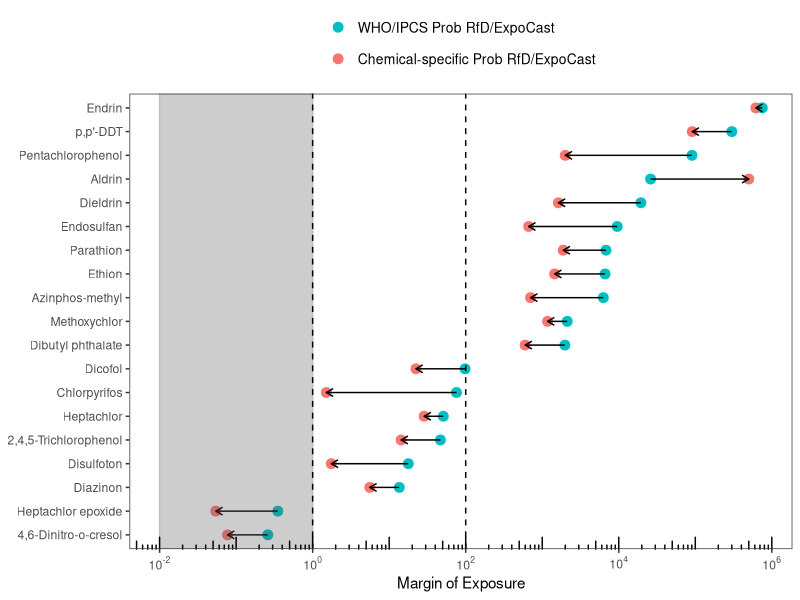
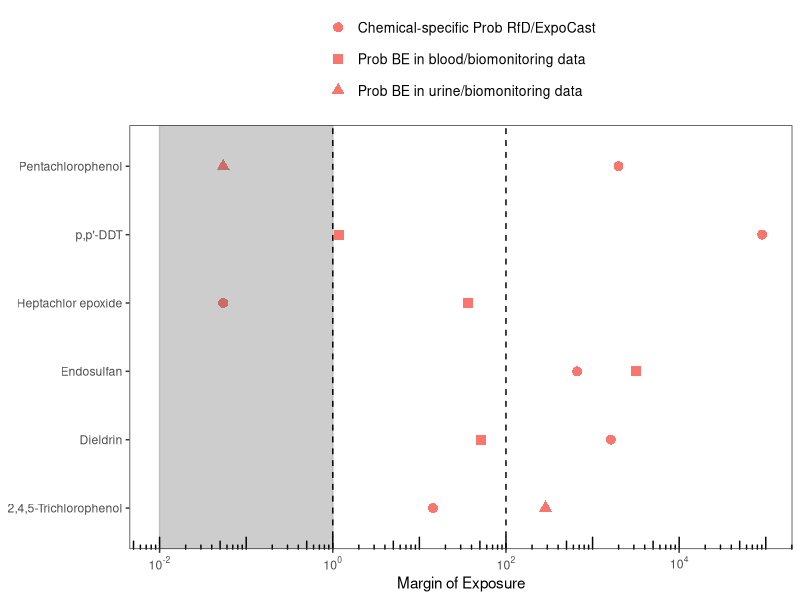
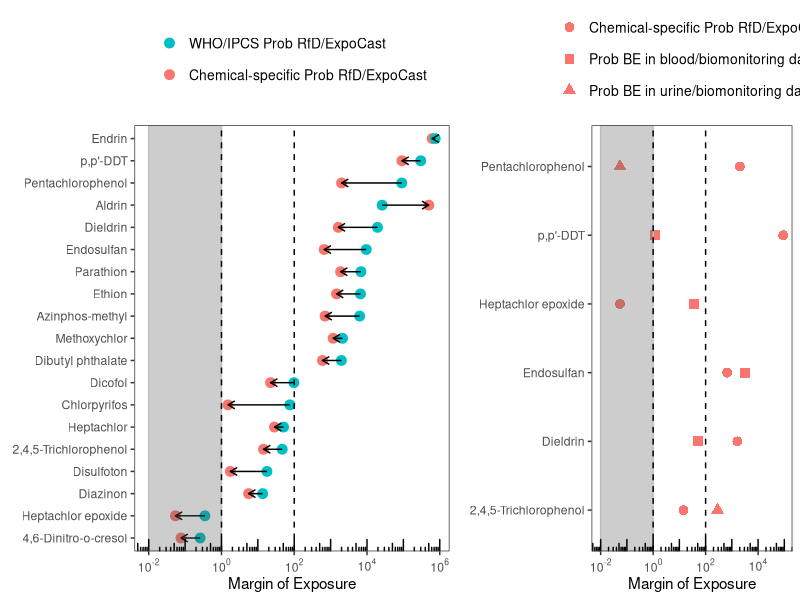

Source code (R) for these figures, in order: (Note: this script raises an error after producing the figures.)
library(dplyr)
library(ggplot2)
library(ggpubr)

expo <- read.csv("expocast upper bound.csv")

##HDMI and expocast
who.hdmi.quan <- read.csv("WHO approximate HDMI quantile.csv")
cs.hdmi.quan <- read.csv("HDMI quantile.csv")

who.hdmi.quan$name <- "WHO/IPCS"
cs.hdmi.quan$name <- "chemical-specific"

hdmi.quan.bind <- merge(cs.hdmi.quan, who.hdmi.quan, by="CAS")
hdmi.quan.bind.df <- hdmi.quan.bind[-c(5,7,17,18,23,26),]
cs.hdmi.quan.df <- data.frame(CAS=hdmi.quan.bind.df$CAS, endpoint=hdmi.quan.bind.df$endpoint.x,
                              probRfD=hdmi.quan.bind.df$X5..x, name=hdmi.quan.bind.df$name.x)
cs.hdmi.expo <- merge(cs.hdmi.quan.df, expo, by="CAS")
cs.hdmi.expo$MOE <- with(cs.hdmi.expo, probRfD/expocast)
cs.hdmi.expo.df <- cs.hdmi.expo %>% group_by(CAS) %>% slice(which.min(probRfD))

who.hdmi.quan.df <- data.frame(CAS=hdmi.quan.bind.df$CAS, endpoint=hdmi.quan.bind.df$endpoint.x,
                               probRfD=hdmi.quan.bind.df$X5..y, name=hdmi.quan.bind.df$name.y)
who.hdmi.expo <- merge(who.hdmi.quan.df, expo, by="CAS")
who.hdmi.expo$MOE <- with(who.hdmi.expo, probRfD/expocast)
who.hdmi.expo.df <- who.hdmi.expo %>% group_by(CAS) %>% slice(which.min(probRfD))

hdmi.expo <- rbind(cs.hdmi.expo.df, who.hdmi.expo.df)
hdmi.expo$reorder <- hdmi.expo$MOE
hdmi.expo[1:19,8] <- hdmi.expo[20:38, 8]

expo.moe.plot <- ggplot()+
  geom_point(data=hdmi.expo, aes(x=MOE, y=reorder(Chemical, reorder), color=name), size=3)+
  geom_segment(aes(x =who.hdmi.expo.df$MOE , y = who.hdmi.expo.df$Chemical, xend = cs.hdmi.expo.df$MOE, yend = cs.hdmi.expo.df$Chemical),
               arrow = arrow(length = unit(0.2, "cm")))+
  geom_rect(aes(xmin = 1e-02, xmax = 1, ymin = -Inf, ymax = Inf), color="gray", alpha=0.3)+
  geom_vline(xintercept=1, color="black", linetype="dashed")+
  geom_vline(xintercept=100, color="black", linetype="dashed")+
  scale_x_log10(breaks = scales::trans_breaks("log10", function(x) 10^x),
                labels = scales::trans_format("log10", scales::math_format(10^.x)))+
  theme_bw()+
  theme(axis.title.y = element_blank(), 
        legend.title = element_blank(), legend.position = "top", legend.text = element_text(size = 10),
        panel.grid.major = element_blank(), panel.grid.minor = element_blank())+
  xlab("Margin of Exposure")+
  scale_color_discrete(breaks=c("WHO/IPCS","chemical-specific"),
                       labels=c("WHO/IPCS Prob RfD/ExpoCast","Chemical-specific Prob RfD/ExpoCast"))+
  guides(color = guide_legend(nrow = 2))+
  annotation_logticks(sides="b")
print(expo.moe.plot)

#combine HDMI, BE and exposure data
##biomonitoring data MOE
bio.data <- read.csv("bimonitoring data.csv")
be_b.quan <- read.csv("BEMI blood quantile.csv")
be_b.quan.df <- be_b.quan %>% group_by(CAS) %>% slice(which.min(X5.))

be_u.quan <- read.csv("BEMI urine quantile.csv")
be_u.quan.df <- be_u.quan %>% group_by(CAS) %>% slice(which.min(X5.))

bio.be_b <- merge(bio.data[1:4,], be_b.quan.df, by="CAS")
bio.be_u <- merge(bio.data[5:6,], be_u.quan.df, by="CAS")

bio.be_b$MOE <- with(bio.be_b, X5./biomonitoring.value)
bio.be_u$MOE <- with(bio.be_u, X5./biomonitoring.value)

bio.be_b$name <- "BE blood"
bio.be_u$name <- "BE urine"
bio.bind <- rbind(bio.be_b, bio.be_u)

cs.hdmi.moe.subset <- subset(cs.hdmi.expo.df, Chemical %in% c("Heptachlor epoxide","Endosulfan","p,p'-DDT","Dieldrin","Pentachlorophenol","2,4,5-Trichlorophenol"))

bioexpo.moe <- rbind(bio.bind[,c(1,2,9,10)], cs.hdmi.moe.subset[,c(1,5,7,4)])

bioexpo.plot <- ggplot()+
  geom_point(data=bioexpo.moe, aes(x=MOE, y=Chemical, shape=name), color="#F8766D", size=3)+
  geom_rect(aes(xmin = 1e-02, xmax = 1, ymin = -Inf, ymax = Inf), color="gray", alpha=0.3)+
  geom_vline(xintercept=1, color="black", linetype="dashed")+
  geom_vline(xintercept=100, color="black", linetype="dashed")+
  scale_x_log10(breaks = scales::trans_breaks("log10", function(x) 10^x),
                labels = scales::trans_format("log10", scales::math_format(10^.x)))+
  theme_bw()+
  theme(axis.title.y = element_blank(), 
        legend.title = element_blank(), legend.position = "top", legend.text = element_text(size = 10),
        panel.grid.major = element_blank(), panel.grid.minor = element_blank())+
  xlab("Margin of Exposure")+
  scale_shape_manual(breaks=c("chemical-specific","BE blood","BE urine"),
                     labels=c("chemical-specific"="Chemical-specific Prob RfD/ExpoCast", 
                                "BE blood"="Prob BE in blood/biomonitoring data", 
                                "BE urine"="Prob BE in urine/biomonitoring data"),
                     values=c("chemical-specific"=16, "BE blood"=15, "BE urine"=17))+
  guides(shape = guide_legend(nrow = 3))+
  annotation_logticks(sides="b")
print(bioexpo.plot)

moe.plot <- ggarrange(expo.moe.plot, bioexpo.plot, align = "h", widths = c(2,1.5))
ggsave(moe.plot, file="MOE plot (Expocast and biomonitoring).pdf", width = 12, height=8, scale=0.8, path="HDMI plots")

###-------------------------------------------------------------------------------------------------
#generate csv file for Prism
hdmi.expo.df <- merge(hdmi.expo[1:19, c(4,5,7)], hdmi.expo[20:38, c(4,5,7)], by="Chemical")
hdmi.expo.df_sort <- hdmi.expo.df[order(hdmi.expo.df$MOE.y, decreasing = FALSE),]
write.csv(hdmi.expo.df_sort, file="prism file/Fig 5 (A) MOE by Expocast.csv", row.names = FALSE)

bioexpo.moe_sort <- bioexpo.moe[order(bioexpo.moe$Chemical, decreasing = FALSE),]
write.csv(bioexpo.moe, file="prism file/Fig 5 (B) MOE by Expocast and bio data.csv", row.names = FALSE)
